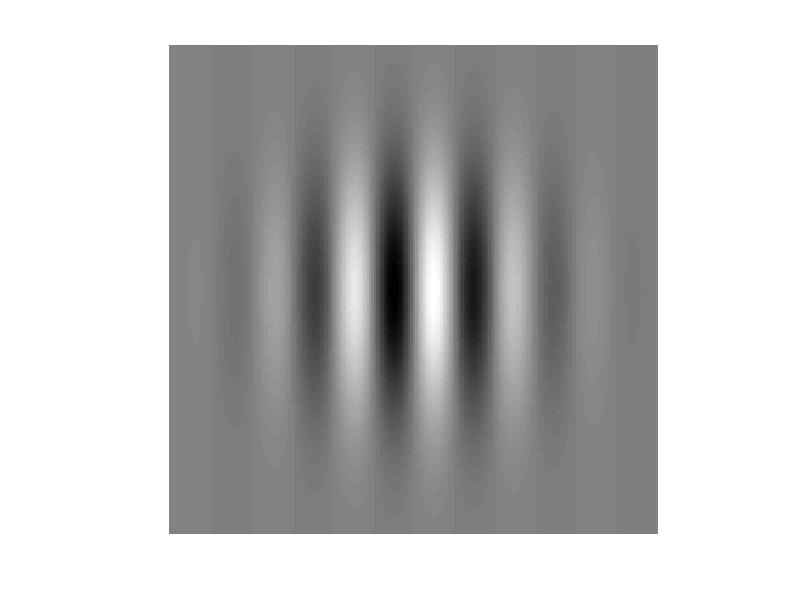

This chart was generated by the following MATLAB code:
[x,y] = meshgrid(-100:100, -100:100);
m = exp(-((x/50).^2)-((y/50).^2)) .* sin(0.03*2*pi*x);
White = 255;
Black = 0;
Gray = (White+Black)/2;
Inc = White-Gray;
im = Gray+Inc*m;
figure, imagesc(im);
colormap(gray);
axis equal tight off